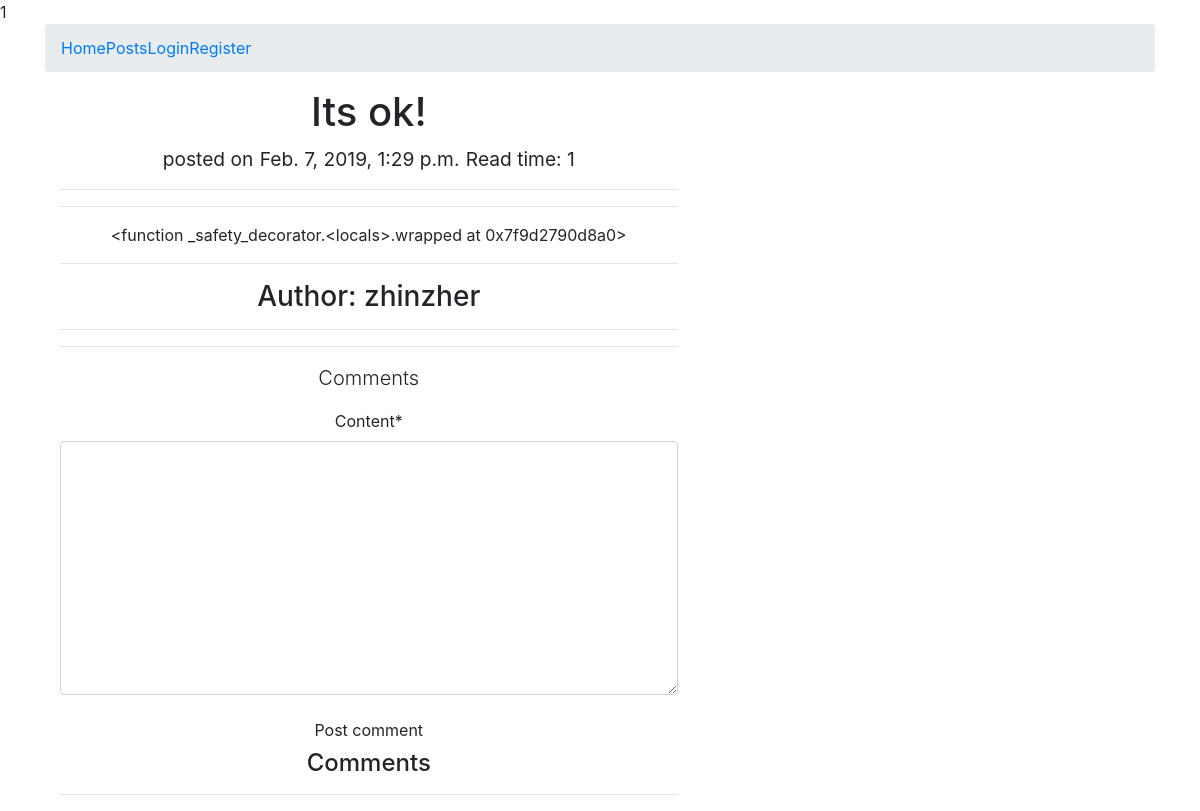
/post/rest/, run on the app's committed database.
### post/models.py (models this page shows, shortened)
class Post(models.Model):
    user = models.ForeignKey(settings.AUTH_USER_MODEL, default=1, on_delete=models.CASCADE)
    title = models.CharField(max_length=120)
    slug = models.SlugField(unique=True)
    content = models.TextField()
    updated = models.DateTimeField(auto_now=True, auto_now_add=False)
    timestamp = models.DateTimeField(auto_now=False, auto_now_add=True)
    height_field = models.IntegerField(default=0)
    width_field = models.IntegerField(default=0)
    image = models.ImageField(
                              null=True, blank=True,
                              width_field='width_field',
                              height_field='height_field')
    draft = models.BooleanField(default=False)
    publish = models.DateTimeField(auto_now=False, auto_now_add=False)
    read_time = models.IntegerField(default=0)
    objects = PostManager()
    def get_markdown(self):
        content = self.content
        markdown_text = markdown(content)
        return mark_safe(markdown_text)
    @property
    def comments(self):
        instance = self
        qs = Comment.objects.filter_by_instance(instance)
        return qs
    @property
    def get_content_type(self):
        instance = self
        content_type = ContentType.objects.get_for_model(instance.__class__)
        return content_type

### post/views.py (the view, shortened to what this page needs)
# urls.py: path('post/<str:slug>/', post_detail, name='post-detail'),
def post_detail(request, slug=None):
    instance = get_object_or_404(Post, slug=slug)
    share_string = quote_plus(instance.content)
    initial_data = {
        'content_type': instance.get_content_type,
        'object_id': instance.id
    }
    form = CommentForm(request.POST or None, initial=initial_data)
    comments = instance.comments
    return render(request, 'post_detail.html', context={'post': instance,
                                                        'share_string': share_string,
                                                        'comments': comments,
                                                        'comment_form': form,
                                                        })

### comments/forms.py
class CommentForm(forms.Form):
    content_type = forms.CharField(widget=forms.HiddenInput)
    object_id = forms.IntegerField(widget=forms.HiddenInput)
    content = forms.CharField(widget=forms.Textarea)

### comments/models.py (called while the page is built)
    def filter_by_instance(self, instance):
        content_type = ContentType.objects.get_for_model(instance.__class__)
        obj_id = instance.id
        qs = super(CommentManager, self).filter(content_type=content_type, object_id= obj_id).filter(parent=None)
        return qs

### templates/post_detail.html (shortened to what this page needs)
{% extends 'base.html' %}
{% load crispy_forms_filters %}
{% block content %}
    <div class="col-sm-7 col-sm-offset-3">
        <h1>{{ post.title }} </h1>
        <h4>
            <small class="small">posted on</small>
            <small>{{ post.timestamp }}</small>
            <small>Read time:  {{ post.read_time }}</small>
        </h4>
        <hr/>
        <hr/>
        <div class='post-detail-item'>{{ post.get_markdown }}</div>
        <hr/>
        <h3>Author: {{ post.user }}</h3>
        <hr/>
        <hr/>
        <div>
            <p class="lead">Comments</p>
            <form method="POST" action=".">{% csrf_token %}
                {{ comment_form|crispy }}
                <input type="submit" value="Post comment" class="btn btn-default">
            </form>
            <h4>Comments</h4>
            <hr/>
        </div>
    </div>
{% endblock content %}

### data on the page
Post: title "Its ok!", timestamp "Feb. 7, 2019, 1:29 p.m.", read_time "1", get_markdown "<function _safety_decorator.<locals>.wrapped at 0x7f9d2790d8a0>", user "zhinzher"
